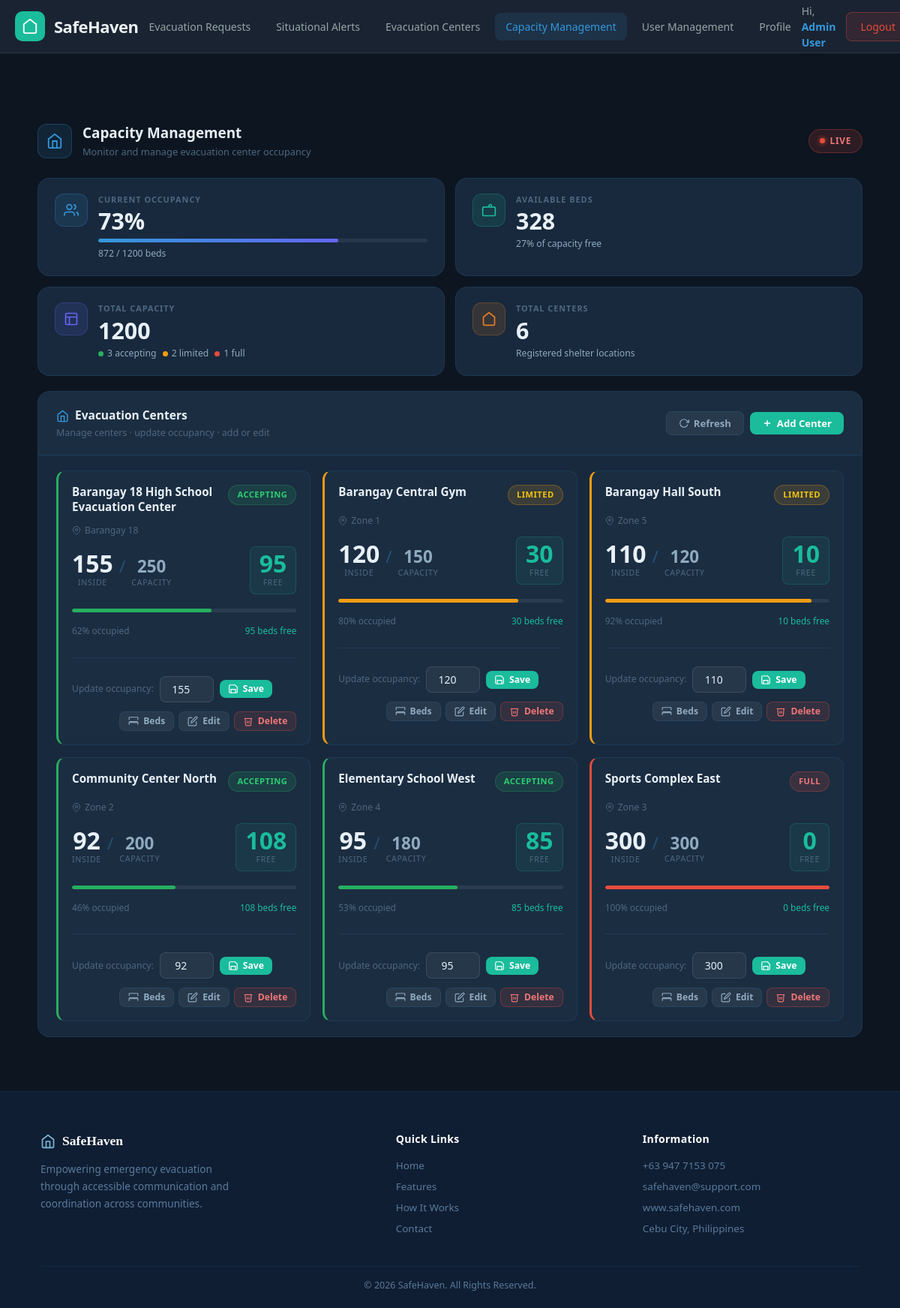
/index.php?page=capacity (signed in), run on the app's committed database.
### tables this page shows
CREATE TABLE IF NOT EXISTS `evacuation_centers` (
  `id` int(11) NOT NULL AUTO_INCREMENT,
  `name` varchar(255) NOT NULL,
  `barangay` varchar(100) NOT NULL,
  `address` text NOT NULL,
  `latitude` decimal(10,8) DEFAULT NULL,
  `longitude` decimal(11,8) DEFAULT NULL,
  `capacity` int(11) NOT NULL DEFAULT 0,
  `current_occupancy` int(11) NOT NULL DEFAULT 0,
  `status` enum('accepting','limited','full') DEFAULT 'accepting',
  `contact_number` varchar(20) DEFAULT NULL,
  `facilities` text DEFAULT NULL,
  `warning_pct` decimal(5,2) DEFAULT 75.00,
  `critical_pct` decimal(5,2) DEFAULT 90.00,
  `created_at` timestamp NULL DEFAULT current_timestamp(),
  `updated_at` timestamp NULL DEFAULT current_timestamp() ON UPDATE current_timestamp(),
  PRIMARY KEY (`id`),
  KEY `idx_status` (`status`),
  KEY `idx_barangay` (`barangay`)
);

### controllers/CapacityController.php (called while the page is built, shortened)
<?php
require_once MODEL_PATH . 'EvacuationCenterModel.php';
class CapacityController {
    public static function index() {
        $centers        = EvacuationCenterModel::getAll();
        $statistics     = EvacuationCenterModel::getStatistics();
        require_once VIEW_PATH . 'shared/dashboard-header.php';
        require_once VIEW_PATH . 'pages/capacity.php';
        require_once VIEW_PATH . 'shared/footer.php';
    }
}

### models/EvacuationCenterModel.php (called while the page is built, shortened)
<?php
class EvacuationCenterModel {
    private static function getDB() {
        return Database::getInstance()->getConnection();
    }
    private static function getCols() {
        $db   = self::getDB();
        $cols = [];
        try {
            $res = $db->query("SHOW COLUMNS FROM evacuation_centers");
            foreach ($res->fetchAll() as $row) { $cols[] = $row['Field']; }
        } catch (Exception $e) {}
        return $cols;
    }
    public static function getAll() {
        $db   = self::getDB();
        $cols = self::getCols();
        $order = in_array('name', $cols) ? 'ORDER BY name ASC' : 'ORDER BY id ASC';
        $stmt = $db->query("SELECT * FROM evacuation_centers {$order}");
        return $stmt->fetchAll();
    }
    public static function getStatistics() {
        $db   = self::getDB();
        $cols = self::getCols();
        $capCol  = in_array('capacity',          $cols) ? 'SUM(capacity)'          : '0';
        $occCol  = in_array('current_occupancy', $cols) ? 'SUM(current_occupancy)' : '0';
        $stAcc   = in_array('status', $cols) ? "SUM(CASE WHEN status = 'accepting' THEN 1 ELSE 0 END)" : '0';
        $stLim   = in_array('status', $cols) ? "SUM(CASE WHEN status = 'limited'   THEN 1 ELSE 0 END)" : '0';
        $stFull  = in_array('status', $cols) ? "SUM(CASE WHEN status = 'full'      THEN 1 ELSE 0 END)" : '0';
        $stmt = $db->query("
            SELECT
                COUNT(*)      as total_centers,
                {$capCol}     as total_capacity,
                {$occCol}     as total_evacuees,
                {$stAcc}      as accepting,
                {$stLim}      as limited,
                {$stFull}     as full
            FROM evacuation_centers
        ");
        $stats = $stmt->fetch();
        $cap = (int)($stats['total_capacity'] ?? 0);
        $occ = (int)($stats['total_evacuees'] ?? 0);
        $stats['occupancy_rate'] = $cap > 0 ? round(($occ / $cap) * 100) : 0;
        $stats['available_beds'] = max(0, $cap - $occ);
        return $stats;
    }
}

### views/pages/capacity.php (the view, shortened to what this page needs)
<?php
$statistics = $statistics ?? [
    'total_centers'=>0,'total_capacity'=>0,'total_evacuees'=>0,
    'available_beds'=>0,'occupancy_rate'=>0,'accepting'=>0,'limited'=>0,'full'=>0,
];
$centers = $centers ?? [];
$occ     = min(100, max(0, (int)($statistics['occupancy_rate'] ?? 0)));
$tc      = (int)($statistics['total_capacity']  ?? 0);
$ab      = (int)($statistics['available_beds']  ?? 0);
?>
<div class="sh-page">
<main class="sh-main">
<div class="sh-container">
  <div class="sh-page-head">
    <div class="sh-page-head-left">
      <div class="sh-page-head-icon sh-icon-blue">
        <svg viewBox="0 0 24 24" fill="none" stroke="currentColor" stroke-width="2"><path d="M3 9l9-7 9 7v11a2 2 0 0 1-2 2H5a2 2 0 0 1-2-2z"/><polyline points="9 22 9 12 15 12 15 22"/></svg>
      </div>
      <div>
        <h2>Capacity Management</h2>
        <p>Monitor and manage evacuation center occupancy</p>
      </div>
    </div>
    <div class="sh-live-badge"><div class="sh-live-dot"></div>LIVE</div>
  </div>
  <div class="sh-stats">
    <div class="sh-stat-card">
      <div class="sh-stat-icon sh-icon-blue">
        <svg viewBox="0 0 24 24" fill="none" stroke="currentColor" stroke-width="2"><path d="M17 21v-2a4 4 0 0 0-4-4H5a4 4 0 0 0-4 4v2"/><circle cx="9" cy="7" r="4"/><path d="M23 21v-2a4 4 0 0 0-3-3.87"/><path d="M16 3.13a4 4 0 0 1 0 7.75"/></svg>
      </div>
      <div class="sh-stat-body">
        <div class="sh-stat-label">Current Occupancy</div>
        <div class="sh-stat-val"><?= $occ ?>%</div>
        <div class="sh-prog-track"><div class="sh-prog-fill" style="width:<?= $occ ?>%"></div></div>
        <div class="sh-stat-sub"><?= (int)($statistics['total_evacuees']??0) ?> / <?= $tc ?> beds</div>
      </div>
    </div>
    <div class="sh-stat-card">
      <div class="sh-stat-icon sh-icon-teal">
        <svg viewBox="0 0 24 24" fill="none" stroke="currentColor" stroke-width="2"><rect x="2" y="7" width="20" height="14" rx="2"/><path d="M16 7V5a2 2 0 0 0-4 0v2"/></svg>
      </div>
      <div class="sh-stat-body">
        <div class="sh-stat-label">Available Beds</div>
        <div class="sh-stat-val"><?= $ab ?></div>
        <div class="sh-stat-sub"><?= $tc > 0 ? round(($ab/$tc)*100) : 0 ?>% of capacity free</div>
      </div>
    </div>
    <div class="sh-stat-card">
      <div class="sh-stat-icon sh-icon-purple">
        <svg viewBox="0 0 24 24" fill="none" stroke="currentColor" stroke-width="2"><rect x="3" y="3" width="18" height="18" rx="2"/><path d="M3 9h18M9 21V9"/></svg>
      </div>
      <div class="sh-stat-body">
        <div class="sh-stat-label">Total Capacity</div>
        <div class="sh-stat-val"><?= $tc ?></div>
        <div class="sh-stat-sub">
          <span class="sh-dot sh-dot-green"></span><?= (int)($statistics['accepting']??0) ?> accepting&nbsp;
          <span class="sh-dot sh-dot-yellow"></span><?= (int)($statistics['limited']??0) ?> limited&nbsp;
          <span class="sh-dot sh-dot-red"></span><?= (int)($statistics['full']??0) ?> full
        </div>
      </div>
    </div>
    <div class="sh-stat-card">
      <div class="sh-stat-icon sh-icon-orange">
        <svg viewBox="0 0 24 24" fill="none" stroke="currentColor" stroke-width="2"><path d="M3 9l9-7 9 7v11a2 2 0 0 1-2 2H5a2 2 0 0 1-2-2z"/></svg>
      </div>
      <div class="sh-stat-body">
        <div class="sh-stat-label">Total Centers</div>
        <div class="sh-stat-val"><?= (int)($statistics['total_centers']??0) ?></div>
        <div class="sh-stat-sub">Registered shelter locations</div>
      </div>
    </div>
  </div>
  <div class="sh-card">
    <div class="sh-card-head">
      <div class="sh-card-head-left">
        <h3>
          <svg viewBox="0 0 24 24" fill="none" stroke="currentColor" stroke-width="2"><path d="M3 9l9-7 9 7v11a2 2 0 0 1-2 2H5a2 2 0 0 1-2-2z"/><polyline points="9 22 9 12 15 12 15 22"/></svg>
          Evacuation Centers
        </h3>
        <span class="sh-card-sub">Manage centers · update occupancy · add or edit</span>
      </div>
      <div style="display:flex;gap:8px;align-items:center;">
        <button class="sh-btn sh-btn-ghost" onclick="location.reload()">
          <svg viewBox="0 0 24 24" fill="none" stroke="currentColor" stroke-width="2"><polyline points="23 4 23 10 17 10"/><path d="M20.49 15a9 9 0 1 1-2.12-9.36L23 10"/></svg>
          Refresh
        </button>
        <button class="sh-btn sh-btn-teal" onclick="openAddCenter()">
          <svg viewBox="0 0 24 24" fill="none" stroke="currentColor" stroke-width="2.5"><line x1="12" y1="5" x2="12" y2="19"/><line x1="5" y1="12" x2="19" y2="12"/></svg>
          Add Center
        </button>
      </div>
    </div>
    <?php if (empty($centers)): ?>
      <div class="sh-empty">
        <svg viewBox="0 0 24 24" fill="none" stroke="currentColor" stroke-width="1.5"><path d="M3 9l9-7 9 7v11a2 2 0 0 1-2 2H5a2 2 0 0 1-2-2z"/></svg>
        <p>No evacuation centers found.</p>
      </div>
    <?php else: ?>
    <div class="cap-ec-grid">
      <?php foreach ($centers as $c):
        $cap   = max(1,(int)($c['capacity']??1));
        $cur   = (int)($c['current_occupancy']??0);
        $avail = max(0,$cap-$cur);
        $pct   = round(($cur/$cap)*100);
        $st    = $c['status']??'unknown';
        $scBadge  = ['accepting'=>'sh-badge-green','limited'=>'sh-badge-yellow','full'=>'sh-badge-red'][$st]??'sh-badge-gray';
        $barColor = ['accepting'=>'var(--sh-green)','limited'=>'var(--sh-yellow)','full'=>'var(--sh-red)'][$st]??'var(--sh-text-muted)';
        $leftCol  = ['accepting'=>'var(--sh-green)','limited'=>'var(--sh-yellow)','full'=>'var(--sh-red)'][$st]??'rgba(255,255,255,.08)';
      ?>
      <div class="cap-ec-card" id="center-row-<?= (int)$c['id'] ?>" style="border-left:3px solid <?= $leftCol ?>;">
        <div class="cap-ec-top">
          <div class="cap-ec-name"><?= htmlspecialchars($c['name']??'') ?></div>
          <span class="sh-badge <?= $scBadge ?>" id="center-status-<?= (int)$c['id'] ?>"><?= ucfirst($st) ?></span>
        </div>
        <?php if (!empty($c['barangay']) || !empty($c['address'])): ?>
        <div class="cap-ec-location">
          <svg viewBox="0 0 24 24" fill="none" stroke="currentColor" stroke-width="2" width="12" height="12"><path d="M21 10c0 7-9 13-9 13s-9-6-9-13a9 9 0 0 1 18 0z"/><circle cx="12" cy="10" r="3"/></svg>
          <?= htmlspecialchars($c['barangay'] ?? $c['address'] ?? '') ?>
        </div>
        <?php endif; ?>
        <div class="cap-ec-numbers">
          <div class="cap-ec-num-block">
            <div class="cap-ec-big" id="occ-cur-<?= (int)$c['id'] ?>"><?= $cur ?></div>
            <div class="cap-ec-lbl">inside</div>
          </div>
          <div class="cap-ec-divider">/</div>
          <div class="cap-ec-num-block">
            <div class="cap-ec-big cap-ec-big-cap"><?= $cap ?></div>
            <div class="cap-ec-lbl">capacity</div>
          </div>
          <div class="cap-ec-avail-pill">
            <div class="cap-ec-big cap-ec-big-avail"><?= $avail ?></div>
            <div class="cap-ec-lbl">free</div>
          </div>
        </div>
        <div class="sh-prog-track" style="margin-bottom:4px;">
          <div class="sh-prog-fill" style="background:<?= $barColor ?>;width:<?= min(100,$pct) ?>%;"></div>
        </div>
        <div class="cap-ec-pct-row">
          <span><?= $pct ?>% occupied</span>
          <span style="color:var(--sh-teal);"><?= $avail ?> beds free</span>
        </div>
        <hr class="sh-divider" style="margin:12px 0;">
        <div class="cap-ec-update-row">
          <label class="cap-ec-update-lbl">Update occupancy:</label>
          <input type="number" class="sh-input cap-ec-input"
                 id="occ-input-<?= (int)$c['id'] ?>"
                 value="<?= $cur ?>" min="0" max="<?= $cap ?>">
          <button class="sh-btn sh-btn-teal sh-btn-sm"
                  onclick="saveOccupancy(<?= (int)$c['id'] ?>, <?= $cap ?>)">
            <svg viewBox="0 0 24 24" fill="none" stroke="currentColor" stroke-width="2"><path d="M19 21H5a2 2 0 0 1-2-2V5a2 2 0 0 1 2-2h11l5 5v11a2 2 0 0 1-2 2z"/><polyline points="17 21 17 13 7 13 7 21"/></svg>
            Save
          </button>
        </div>
        <div class="cap-ec-actions">
          <button class="sh-btn sh-btn-ghost sh-btn-sm"
                  onclick="openBedsModal(<?= (int)$c['id'] ?>, '<?= htmlspecialchars(addslashes($c['name']??'')) ?>', <?= $cur ?>, <?= $cap ?>)">
            <svg viewBox="0 0 24 24" fill="none" stroke="currentColor" stroke-width="2"><path d="M2 9V4a1 1 0 0 1 1-1h18a1 1 0 0 1 1 1v5"/><path d="M2 20v-5a2 2 0 0 1 2-2h16a2 2 0 0 1 2 2v5"/><path d="M2 15h20"/></svg>
            Beds
          </button>
          <button class="sh-btn sh-btn-ghost sh-btn-sm"
                  onclick="openEditCenter(<?= (int)$c['id'] ?>, <?= htmlspecialchars(json_encode([
                    'name'           => $c['name']           ?? '',
                    'barangay'       => $c['barangay']        ?? '',
                    'address'        => $c['address']         ?? '',
                    'capacity'       => $cap,
                    'contact_number' => $c['contact_number']  ?? '',
                    'facilities'     => $c['facilities']      ?? '',
                  ]), ENT_QUOTES) ?>)">
            <svg viewBox="0 0 24 24" fill="none" stroke="currentColor" stroke-width="2"><path d="M11 4H4a2 2 0 0 0-2 2v14a2 2 0 0 0 2 2h14a2 2 0 0 0 2-2v-7"/><path d="M18.5 2.5a2.121 2.121 0 0 1 3 3L12 15l-4 1 1-4 9.5-9.5z"/></svg>
            Edit
          </button>
          <button class="sh-btn sh-btn-danger sh-btn-sm"
                  onclick="confirmDeleteCenter(<?= (int)$c['id'] ?>, '<?= htmlspecialchars($c['name']??'') ?>')">
            <svg viewBox="0 0 24 24" fill="none" stroke="currentColor" stroke-width="2"><polyline points="3 6 5 6 21 6"/><path d="M19 6l-1 14a2 2 0 0 1-2 2H8a2 2 0 0 1-2-2L5 6"/><path d="M10 11v6"/><path d="M14 11v6"/></svg>
            Delete
          </button>
        </div>
      </div>
      <?php endforeach; ?>
    </div>
    <?php endif; ?>
  </div>
</div></main></div>

### assets/css/HeaderFooter.css (style rules this page uses)
:root { --navy-900: #0a1628; --navy-800: #0f1e33; --navy-700: #152a42; --navy-600: #1c3650; --navy-500: #243f5c; --navy-400: #2d5070; --accent: #3498db; --accent-light: #5dade2; --accent-pale: rgba(52,152,219,0.12); --accent-glow: rgba(52,152,219,0.35); --green: #27ae60; --green-light: #2ecc71; --green-pale: rgba(39,174,96,0.13); --orange: #e67e22; --orange-pale: rgba(230,126,34,0.13); --red: #e74c3c; --red-light: #e8877a; --red-pale: rgba(231,76,60,0.13); --teal: #1abc9c; --teal-pale: rgba(26,188,156,0.13); --yellow: #f1c40f; --yellow-pale: rgba(241,196,15,0.13); --text-primary: #eef2f7; --text-secondary: #8fa8c2; --text-muted: #5a7a9a; --white: #ffffff; --radius-xs: 4px; --radius-sm: 6px; --radius-md: 10px; --radius-lg: 14px; --radius-xl: 20px; --shadow-sm: 0 2px 8px rgba(0,0,0,0.18); --shadow-md: 0 6px 20px rgba(0,0,0,0.22); --shadow-lg: 0 12px 40px rgba(0,0,0,0.28); --ease: cubic-bezier(0.4,0,0.2,1); --transition: 0.25s var(--ease); }
*,*::before,*::after { box-sizing:border-box; margin:0; padding:0; }
html { scroll-behavior:smooth; font-size:16px; }
body { font-family:'DM Sans',system-ui,sans-serif; background:var(--navy-900); color:var(--text-primary); line-height:1.6; -webkit-font-smoothing:antialiased; overflow-x:hidden; min-height:100vh; }
img,svg { display:block; max-width:100%; }
button { font-family:inherit; }
input,textarea,select { font-family:inherit; font-size:0.92rem; }

### data on the page
evacuation_centers: name "Barangay 18 High School Evacuation Center", status "ACCEPTING", barangay "Barangay 18", current_occupancy "155", capacity "250", avail "95", pct "62"
evacuation_centers: name "Barangay Central Gym", status "LIMITED", barangay "Zone 1", current_occupancy "120", capacity "150", avail "30", pct "80"
evacuation_centers: name "Barangay Hall South", status "LIMITED", barangay "Zone 5", current_occupancy "110", capacity "120", avail "10", pct "92"
evacuation_centers: name "Community Center North", status "ACCEPTING", barangay "Zone 2", current_occupancy "92", capacity "200", avail "108", pct "46"
evacuation_centers: name "Elementary School West", status "ACCEPTING", barangay "Zone 4", current_occupancy "95", capacity "180", avail "85", pct "53"
evacuation_centers: name "Sports Complex East", status "FULL", barangay "Zone 3", current_occupancy "300", capacity "300", avail "0", pct "100", current_occupancy+capacity "300"

### other printed values
$link['name'] "Evacuation Requests"
$link['name'] "Situational Alerts"
$link['name'] "Evacuation Centers"
$link['name'] "Capacity Management"
$link['name'] "User Management"
$link['name'] "Profile"
$userName "Admin User"
$occ "73"
$statistics['total_evacuees'] "872"
$tc "1200"
$ab "328"
$statistics['accepting'] "3"
$statistics['limited'] "2"
$statistics['full'] "1"
$statistics['total_centers'] "6"
